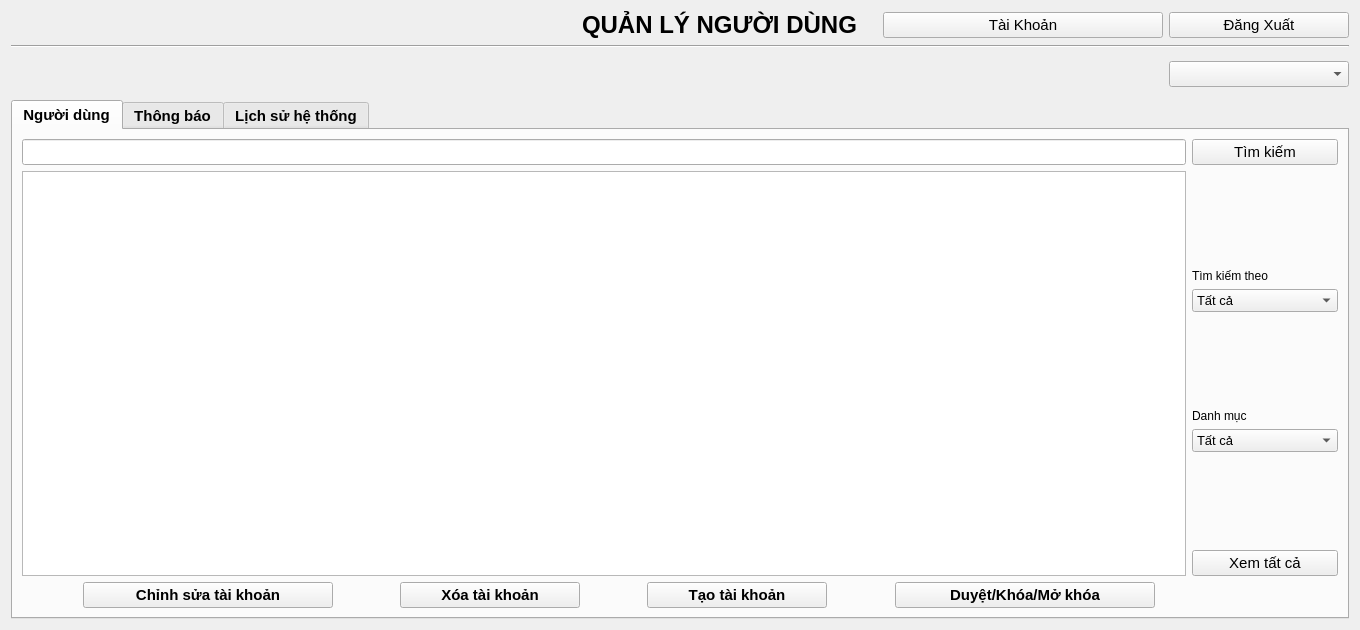
<?xml version="1.0" encoding="UTF-8"?>
<ui version="4.0">
 <class>UserManagerForm</class>
 <widget class="QWidget" name="UserManagerForm">
  <property name="geometry">
   <rect>
    <x>0</x>
    <y>0</y>
    <width>1360</width>
    <height>630</height>
   </rect>
  </property>
  <property name="minimumSize">
   <size>
    <width>1360</width>
    <height>630</height>
   </size>
  </property>
  <property name="windowTitle">
   <string>LibPro: Quản lý người dùng</string>
  </property>
  <layout class="QVBoxLayout" name="verticalLayout">
   <item>
    <layout class="QVBoxLayout" name="verticalLayout_5">
     <item>
      <layout class="QGridLayout" name="gridLayout_2">
       <item row="0" column="1">
        <spacer name="horizontalSpacer_10">
         <property name="orientation">
          <enum>Qt::Horizontal</enum>
         </property>
         <property name="sizeHint" stdset="0">
          <size>
           <width>40</width>
           <height>20</height>
          </size>
         </property>
        </spacer>
       </item>
       <item row="2" column="1">
        <spacer name="horizontalSpacer_11">
         <property name="orientation">
          <enum>Qt::Horizontal</enum>
         </property>
         <property name="sizeHint" stdset="0">
          <size>
           <width>40</width>
           <height>20</height>
          </size>
         </property>
        </spacer>
       </item>
       <item row="0" column="3">
        <widget class="QPushButton" name="user">
         <property name="sizePolicy">
          <sizepolicy hsizetype="Preferred" vsizetype="Fixed">
           <horstretch>0</horstretch>
           <verstretch>0</verstretch>
          </sizepolicy>
         </property>
         <property name="font">
          <font>
           <pointsize>11</pointsize>
          </font>
         </property>
         <property name="text">
          <string>Tài Khoản</string>
         </property>
         <property name="icon">
          <iconset resource="res.qrc">
           <normaloff>:/images/user.png</normaloff>:/images/user.png</iconset>
         </property>
         <property name="iconSize">
          <size>
           <width>24</width>
           <height>24</height>
          </size>
         </property>
        </widget>
       </item>
       <item row="0" column="2">
        <widget class="QLabel" name="label_2">
         <property name="font">
          <font>
           <pointsize>18</pointsize>
           <weight>75</weight>
           <bold>true</bold>
          </font>
         </property>
         <property name="text">
          <string>QUẢN LÝ NGƯỜI DÙNG   </string>
         </property>
        </widget>
       </item>
       <item row="0" column="4">
        <widget class="QPushButton" name="logoutForm">
         <property name="sizePolicy">
          <sizepolicy hsizetype="Fixed" vsizetype="Fixed">
           <horstretch>0</horstretch>
           <verstretch>0</verstretch>
          </sizepolicy>
         </property>
         <property name="minimumSize">
          <size>
           <width>180</width>
           <height>0</height>
          </size>
         </property>
         <property name="font">
          <font>
           <pointsize>11</pointsize>
          </font>
         </property>
         <property name="text">
          <string>Đăng Xuất</string>
         </property>
         <property name="icon">
          <iconset resource="res.qrc">
           <normaloff>:/images/signout.png</normaloff>:/images/signout.png</iconset>
         </property>
         <property name="iconSize">
          <size>
           <width>24</width>
           <height>24</height>
          </size>
         </property>
        </widget>
       </item>
       <item row="1" column="0" colspan="5">
        <widget class="Line" name="line">
         <property name="orientation">
          <enum>Qt::Horizontal</enum>
         </property>
        </widget>
       </item>
       <item row="2" column="0" rowspan="2">
        <spacer name="horizontalSpacer_12">
         <property name="orientation">
          <enum>Qt::Horizontal</enum>
         </property>
         <property name="sizeHint" stdset="0">
          <size>
           <width>168</width>
           <height>20</height>
          </size>
         </property>
        </spacer>
       </item>
       <item row="2" column="2" rowspan="2">
        <spacer name="horizontalSpacer_13">
         <property name="orientation">
          <enum>Qt::Horizontal</enum>
         </property>
         <property name="sizeHint" stdset="0">
          <size>
           <width>108</width>
           <height>20</height>
          </size>
         </property>
        </spacer>
       </item>
       <item row="2" column="4" rowspan="2">
        <widget class="QComboBox" name="roleComboBox">
         <property name="sizePolicy">
          <sizepolicy hsizetype="Fixed" vsizetype="Fixed">
           <horstretch>0</horstretch>
           <verstretch>0</verstretch>
          </sizepolicy>
         </property>
         <property name="minimumSize">
          <size>
           <width>180</width>
           <height>0</height>
          </size>
         </property>
         <property name="font">
          <font>
           <pointsize>11</pointsize>
          </font>
         </property>
         <property name="styleSheet">
          <string notr="true">#roleComboBox{
text-align : center;
}</string>
         </property>
        </widget>
       </item>
       <item row="3" column="3">
        <widget class="QLabel" name="label_3">
         <property name="text">
          <string/>
         </property>
        </widget>
       </item>
       <item row="0" column="0">
        <spacer name="horizontalSpacer_14">
         <property name="orientation">
          <enum>Qt::Horizontal</enum>
         </property>
         <property name="sizeHint" stdset="0">
          <size>
           <width>168</width>
           <height>20</height>
          </size>
         </property>
        </spacer>
       </item>
       <item row="2" column="3">
        <spacer name="horizontalSpacer_15">
         <property name="orientation">
          <enum>Qt::Horizontal</enum>
         </property>
         <property name="sizeHint" stdset="0">
          <size>
           <width>40</width>
           <height>20</height>
          </size>
         </property>
        </spacer>
       </item>
      </layout>
     </item>
     <item>
      <widget class="QTabWidget" name="tabWidget">
       <property name="font">
        <font>
         <pointsize>11</pointsize>
         <weight>75</weight>
         <bold>true</bold>
        </font>
       </property>
       <property name="tabShape">
        <enum>QTabWidget::Rounded</enum>
       </property>
       <property name="currentIndex">
        <number>0</number>
       </property>
       <property name="iconSize">
        <size>
         <width>32</width>
         <height>32</height>
        </size>
       </property>
       <widget class="QWidget" name="tab">
        <attribute name="icon">
         <iconset resource="res.qrc">
          <normaloff>:/images/user.png</normaloff>:/images/user.png</iconset>
        </attribute>
        <attribute name="title">
         <string>Người dùng</string>
        </attribute>
        <layout class="QVBoxLayout" name="verticalLayout_4">
         <item>
          <layout class="QVBoxLayout" name="verticalLayout_3">
           <item>
            <layout class="QGridLayout" name="gridLayout">
             <item row="1" column="1">
              <spacer name="verticalSpacer_2">
               <property name="orientation">
                <enum>Qt::Vertical</enum>
               </property>
               <property name="sizeHint" stdset="0">
                <size>
                 <width>20</width>
                 <height>40</height>
                </size>
               </property>
              </spacer>
             </item>
             <item row="4" column="1">
              <spacer name="verticalSpacer">
               <property name="orientation">
                <enum>Qt::Vertical</enum>
               </property>
               <property name="sizeHint" stdset="0">
                <size>
                 <width>20</width>
                 <height>40</height>
                </size>
               </property>
              </spacer>
             </item>
             <item row="1" column="0" rowspan="8">
              <widget class="QTableView" name="userTableView"/>
             </item>
             <item row="5" column="1">
              <widget class="QLabel" name="label_7">
               <property name="font">
                <font>
                 <pointsize>9</pointsize>
                 <weight>50</weight>
                 <bold>false</bold>
                </font>
               </property>
               <property name="text">
                <string>Danh mục</string>
               </property>
              </widget>
             </item>
             <item row="0" column="1">
              <widget class="QPushButton" name="searchUserButton">
               <property name="font">
                <font>
                 <pointsize>11</pointsize>
                 <weight>50</weight>
                 <bold>false</bold>
                </font>
               </property>
               <property name="text">
                <string>Tìm kiếm</string>
               </property>
               <property name="icon">
                <iconset resource="res.qrc">
                 <normaloff>:/images/search.png</normaloff>:/images/search.png</iconset>
               </property>
               <property name="iconSize">
                <size>
                 <width>24</width>
                 <height>24</height>
                </size>
               </property>
              </widget>
             </item>
             <item row="2" column="1">
              <widget class="QLabel" name="label">
               <property name="font">
                <font>
                 <pointsize>9</pointsize>
                 <weight>50</weight>
                 <bold>false</bold>
                </font>
               </property>
               <property name="text">
                <string>Tìm kiếm theo</string>
               </property>
              </widget>
             </item>
             <item row="3" column="1">
              <widget class="QComboBox" name="searchComboBox">
               <property name="font">
                <font>
                 <pointsize>10</pointsize>
                 <weight>50</weight>
                 <bold>false</bold>
                </font>
               </property>
               <item>
                <property name="text">
                 <string>Tất cả</string>
                </property>
               </item>
               <item>
                <property name="text">
                 <string>userName</string>
                </property>
               </item>
               <item>
                <property name="text">
                 <string>Họ Tên</string>
                </property>
               </item>
               <item>
                <property name="text">
                 <string>CMND</string>
                </property>
               </item>
               <item>
                <property name="text">
                 <string>MSSV/GV</string>
                </property>
               </item>
               <item>
                <property name="text">
                 <string>Khoa</string>
                </property>
               </item>
               <item>
                <property name="text">
                 <string>Thông tin</string>
                </property>
               </item>
               <item>
                <property name="text">
                 <string>Email</string>
                </property>
               </item>
               <item>
                <property name="text">
                 <string>Số điện thoại</string>
                </property>
               </item>
              </widget>
             </item>
             <item row="8" column="1">
              <widget class="QPushButton" name="viewAllButton">
               <property name="font">
                <font>
                 <pointsize>11</pointsize>
                 <weight>50</weight>
                 <bold>false</bold>
                </font>
               </property>
               <property name="text">
                <string>Xem tất cả</string>
               </property>
              </widget>
             </item>
             <item row="0" column="0">
              <widget class="QLineEdit" name="searchUserEdit">
               <property name="font">
                <font>
                 <pointsize>11</pointsize>
                </font>
               </property>
               <property name="text">
                <string/>
               </property>
              </widget>
             </item>
             <item row="6" column="1">
              <widget class="QComboBox" name="typeComboBox">
               <property name="font">
                <font>
                 <pointsize>10</pointsize>
                 <weight>50</weight>
                 <bold>false</bold>
                </font>
               </property>
               <item>
                <property name="text">
                 <string>Tất cả</string>
                </property>
               </item>
               <item>
                <property name="text">
                 <string>Chờ tạo</string>
                </property>
               </item>
               <item>
                <property name="text">
                 <string>Hoạt động</string>
                </property>
               </item>
               <item>
                <property name="text">
                 <string>Bị khóa</string>
                </property>
               </item>
               <item>
                <property name="text">
                 <string>Độc giả</string>
                </property>
               </item>
               <item>
                <property name="text">
                 <string>Thủ thư</string>
                </property>
               </item>
               <item>
                <property name="text">
                 <string>Quản lý người dùng</string>
                </property>
               </item>
               <item>
                <property name="text">
                 <string>SV</string>
                </property>
               </item>
               <item>
                <property name="text">
                 <string>GV</string>
                </property>
               </item>
               <item>
                <property name="text">
                 <string>CNVC</string>
                </property>
               </item>
              </widget>
             </item>
             <item row="7" column="1">
              <spacer name="verticalSpacer_3">
               <property name="orientation">
                <enum>Qt::Vertical</enum>
               </property>
               <property name="sizeHint" stdset="0">
                <size>
                 <width>20</width>
                 <height>40</height>
                </size>
               </property>
              </spacer>
             </item>
            </layout>
           </item>
           <item>
            <layout class="QHBoxLayout" name="horizontalLayout_2">
             <item>
              <spacer name="horizontalSpacer_5">
               <property name="orientation">
                <enum>Qt::Horizontal</enum>
               </property>
               <property name="sizeHint" stdset="0">
                <size>
                 <width>40</width>
                 <height>20</height>
                </size>
               </property>
              </spacer>
             </item>
             <item>
              <widget class="QPushButton" name="editUserButton">
               <property name="sizePolicy">
                <sizepolicy hsizetype="Expanding" vsizetype="Fixed">
                 <horstretch>0</horstretch>
                 <verstretch>0</verstretch>
                </sizepolicy>
               </property>
               <property name="minimumSize">
                <size>
                 <width>250</width>
                 <height>0</height>
                </size>
               </property>
               <property name="font">
                <font>
                 <pointsize>11</pointsize>
                </font>
               </property>
               <property name="text">
                <string>Chỉnh sửa tài khoản</string>
               </property>
               <property name="icon">
                <iconset resource="res.qrc">
                 <normaloff>:/images/editUser.ico</normaloff>:/images/editUser.ico</iconset>
               </property>
               <property name="iconSize">
                <size>
                 <width>32</width>
                 <height>32</height>
                </size>
               </property>
              </widget>
             </item>
             <item>
              <spacer name="horizontalSpacer_6">
               <property name="orientation">
                <enum>Qt::Horizontal</enum>
               </property>
               <property name="sizeHint" stdset="0">
                <size>
                 <width>40</width>
                 <height>20</height>
                </size>
               </property>
              </spacer>
             </item>
             <item>
              <widget class="QPushButton" name="deleteUserButton">
               <property name="sizePolicy">
                <sizepolicy hsizetype="Expanding" vsizetype="Fixed">
                 <horstretch>0</horstretch>
                 <verstretch>0</verstretch>
                </sizepolicy>
               </property>
               <property name="minimumSize">
                <size>
                 <width>180</width>
                 <height>0</height>
                </size>
               </property>
               <property name="font">
                <font>
                 <pointsize>11</pointsize>
                </font>
               </property>
               <property name="text">
                <string>Xóa tài khoản</string>
               </property>
               <property name="icon">
                <iconset resource="res.qrc">
                 <normaloff>:/images/deleteUser.ico</normaloff>:/images/deleteUser.ico</iconset>
               </property>
               <property name="iconSize">
                <size>
                 <width>32</width>
                 <height>32</height>
                </size>
               </property>
              </widget>
             </item>
             <item>
              <spacer name="horizontalSpacer_7">
               <property name="orientation">
                <enum>Qt::Horizontal</enum>
               </property>
               <property name="sizeHint" stdset="0">
                <size>
                 <width>40</width>
                 <height>20</height>
                </size>
               </property>
              </spacer>
             </item>
             <item>
              <widget class="QPushButton" name="createUserButton">
               <property name="sizePolicy">
                <sizepolicy hsizetype="Expanding" vsizetype="Fixed">
                 <horstretch>0</horstretch>
                 <verstretch>0</verstretch>
                </sizepolicy>
               </property>
               <property name="minimumSize">
                <size>
                 <width>180</width>
                 <height>0</height>
                </size>
               </property>
               <property name="font">
                <font>
                 <pointsize>11</pointsize>
                </font>
               </property>
               <property name="text">
                <string>Tạo tài khoản</string>
               </property>
               <property name="icon">
                <iconset resource="res.qrc">
                 <normaloff>:/images/addUser.ico</normaloff>:/images/addUser.ico</iconset>
               </property>
               <property name="iconSize">
                <size>
                 <width>32</width>
                 <height>32</height>
                </size>
               </property>
              </widget>
             </item>
             <item>
              <spacer name="horizontalSpacer_8">
               <property name="orientation">
                <enum>Qt::Horizontal</enum>
               </property>
               <property name="sizeHint" stdset="0">
                <size>
                 <width>40</width>
                 <height>20</height>
                </size>
               </property>
              </spacer>
             </item>
             <item>
              <widget class="QPushButton" name="lockButton">
               <property name="sizePolicy">
                <sizepolicy hsizetype="Expanding" vsizetype="Fixed">
                 <horstretch>0</horstretch>
                 <verstretch>0</verstretch>
                </sizepolicy>
               </property>
               <property name="minimumSize">
                <size>
                 <width>260</width>
                 <height>0</height>
                </size>
               </property>
               <property name="font">
                <font>
                 <pointsize>11</pointsize>
                </font>
               </property>
               <property name="text">
                <string>Duyệt/Khóa/Mở khóa</string>
               </property>
               <property name="icon">
                <iconset resource="res.qrc">
                 <normaloff>:/images/user_lock.png</normaloff>:/images/user_lock.png</iconset>
               </property>
               <property name="iconSize">
                <size>
                 <width>32</width>
                 <height>32</height>
                </size>
               </property>
              </widget>
             </item>
             <item>
              <spacer name="horizontalSpacer">
               <property name="orientation">
                <enum>Qt::Horizontal</enum>
               </property>
               <property name="sizeHint" stdset="0">
                <size>
                 <width>40</width>
                 <height>20</height>
                </size>
               </property>
              </spacer>
             </item>
             <item>
              <spacer name="horizontalSpacer_16">
               <property name="orientation">
                <enum>Qt::Horizontal</enum>
               </property>
               <property name="sizeHint" stdset="0">
                <size>
                 <width>40</width>
                 <height>20</height>
                </size>
               </property>
              </spacer>
             </item>
             <item>
              <spacer name="horizontalSpacer_9">
               <property name="orientation">
                <enum>Qt::Horizontal</enum>
               </property>
               <property name="sizeHint" stdset="0">
                <size>
                 <width>40</width>
                 <height>20</height>
                </size>
               </property>
              </spacer>
             </item>
            </layout>
           </item>
          </layout>
         </item>
        </layout>
       </widget>
       <widget class="QWidget" name="tab_4">
        <attribute name="icon">
         <iconset resource="res.qrc">
          <normaloff>:/images/mail.png</normaloff>:/images/mail.png</iconset>
        </attribute>
        <attribute name="title">
         <string>Thông báo</string>
        </attribute>
        <layout class="QVBoxLayout" name="verticalLayout_2">
         <item>
          <layout class="QVBoxLayout" name="verticalLayout_10">
           <item>
            <layout class="QGridLayout" name="gridLayout_4">
             <item row="0" column="0" colspan="2">
              <layout class="QHBoxLayout" name="horizontalLayout_4">
               <item>
                <widget class="QLineEdit" name="searchNotiBox">
                 <property name="sizePolicy">
                  <sizepolicy hsizetype="Expanding" vsizetype="Fixed">
                   <horstretch>0</horstretch>
                   <verstretch>0</verstretch>
                  </sizepolicy>
                 </property>
                 <property name="minimumSize">
                  <size>
                   <width>0</width>
                   <height>30</height>
                  </size>
                 </property>
                 <property name="maximumSize">
                  <size>
                   <width>16777215</width>
                   <height>30</height>
                  </size>
                 </property>
                 <property name="font">
                  <font>
                   <pointsize>11</pointsize>
                  </font>
                 </property>
                 <property name="text">
                  <string/>
                 </property>
                </widget>
               </item>
               <item>
                <widget class="QPushButton" name="searchNotiButton">
                 <property name="sizePolicy">
                  <sizepolicy hsizetype="Fixed" vsizetype="Fixed">
                   <horstretch>0</horstretch>
                   <verstretch>0</verstretch>
                  </sizepolicy>
                 </property>
                 <property name="minimumSize">
                  <size>
                   <width>180</width>
                   <height>30</height>
                  </size>
                 </property>
                 <property name="maximumSize">
                  <size>
                   <width>180</width>
                   <height>30</height>
                  </size>
                 </property>
                 <property name="font">
                  <font>
                   <pointsize>11</pointsize>
                  </font>
                 </property>
                 <property name="text">
                  <string>Tìm kiếm</string>
                 </property>
                 <property name="icon">
                  <iconset resource="res.qrc">
                   <normaloff>:/images/search.png</normaloff>:/images/search.png</iconset>
                 </property>
                 <property name="iconSize">
                  <size>
                   <width>24</width>
                   <height>24</height>
                  </size>
                 </property>
                </widget>
               </item>
              </layout>
             </item>
             <item row="1" column="0">
              <widget class="QTableView" name="notiTableView"/>
             </item>
             <item row="1" column="1">
              <layout class="QVBoxLayout" name="verticalLayout_9">
               <item>
                <spacer name="verticalSpacer_10">
                 <property name="orientation">
                  <enum>Qt::Vertical</enum>
                 </property>
                 <property name="sizeHint" stdset="0">
                  <size>
                   <width>20</width>
                   <height>40</height>
                  </size>
                 </property>
                </spacer>
               </item>
               <item>
                <widget class="QLabel" name="label_14">
                 <property name="sizePolicy">
                  <sizepolicy hsizetype="Fixed" vsizetype="Preferred">
                   <horstretch>0</horstretch>
                   <verstretch>0</verstretch>
                  </sizepolicy>
                 </property>
                 <property name="minimumSize">
                  <size>
                   <width>180</width>
                   <height>0</height>
                  </size>
                 </property>
                 <property name="maximumSize">
                  <size>
                   <width>180</width>
                   <height>16777215</height>
                  </size>
                 </property>
                 <property name="font">
                  <font>
                   <pointsize>9</pointsize>
                   <weight>50</weight>
                   <bold>false</bold>
                  </font>
                 </property>
                 <property name="text">
                  <string>Danh mục</string>
                 </property>
                </widget>
               </item>
               <item>
                <widget class="QComboBox" name="typeNotiComboBox">
                 <property name="sizePolicy">
                  <sizepolicy hsizetype="Fixed" vsizetype="Fixed">
                   <horstretch>0</horstretch>
                   <verstretch>0</verstretch>
                  </sizepolicy>
                 </property>
                 <property name="minimumSize">
                  <size>
                   <width>180</width>
                   <height>0</height>
                  </size>
                 </property>
                 <property name="maximumSize">
                  <size>
                   <width>180</width>
                   <height>16777215</height>
                  </size>
                 </property>
                 <property name="font">
                  <font>
                   <pointsize>11</pointsize>
                   <weight>50</weight>
                   <bold>false</bold>
                  </font>
                 </property>
                 <item>
                  <property name="text">
                   <string>Tất cả</string>
                  </property>
                 </item>
                 <item>
                  <property name="text">
                   <string>Chưa đọc</string>
                  </property>
                 </item>
                 <item>
                  <property name="text">
                   <string>Đã đọc</string>
                  </property>
                 </item>
                 <item>
                  <property name="text">
                   <string>Yêu cầu hỗ trợ</string>
                  </property>
                 </item>
                 <item>
                  <property name="text">
                   <string>Góp ý</string>
                  </property>
                 </item>
                </widget>
               </item>
               <item>
                <spacer name="verticalSpacer_9">
                 <property name="orientation">
                  <enum>Qt::Vertical</enum>
                 </property>
                 <property name="sizeHint" stdset="0">
                  <size>
                   <width>20</width>
                   <height>40</height>
                  </size>
                 </property>
                </spacer>
               </item>
              </layout>
             </item>
            </layout>
           </item>
           <item>
            <layout class="QHBoxLayout" name="horizontalLayout_5">
             <item>
              <spacer name="horizontalSpacer_17">
               <property name="orientation">
                <enum>Qt::Horizontal</enum>
               </property>
               <property name="sizeHint" stdset="0">
                <size>
                 <width>40</width>
                 <height>20</height>
                </size>
               </property>
              </spacer>
             </item>
             <item>
              <widget class="QPushButton" name="editNotiButton">
               <property name="sizePolicy">
                <sizepolicy hsizetype="Expanding" vsizetype="Fixed">
                 <horstretch>0</horstretch>
                 <verstretch>0</verstretch>
                </sizepolicy>
               </property>
               <property name="minimumSize">
                <size>
                 <width>300</width>
                 <height>0</height>
                </size>
               </property>
               <property name="font">
                <font>
                 <pointsize>11</pointsize>
                 <weight>75</weight>
                 <bold>true</bold>
                </font>
               </property>
               <property name="text">
                <string>Xem/ Chỉnh sửa thông báo</string>
               </property>
               <property name="icon">
                <iconset resource="res.qrc">
                 <normaloff>:/images/mail check.png</normaloff>:/images/mail check.png</iconset>
               </property>
               <property name="iconSize">
                <size>
                 <width>38</width>
                 <height>38</height>
                </size>
               </property>
              </widget>
             </item>
             <item>
              <spacer name="horizontalSpacer_18">
               <property name="orientation">
                <enum>Qt::Horizontal</enum>
               </property>
               <property name="sizeHint" stdset="0">
                <size>
                 <width>40</width>
                 <height>20</height>
                </size>
               </property>
              </spacer>
             </item>
             <item>
              <widget class="QPushButton" name="sendNotiButton">
               <property name="sizePolicy">
                <sizepolicy hsizetype="Expanding" vsizetype="Fixed">
                 <horstretch>0</horstretch>
                 <verstretch>0</verstretch>
                </sizepolicy>
               </property>
               <property name="minimumSize">
                <size>
                 <width>200</width>
                 <height>0</height>
                </size>
               </property>
               <property name="font">
                <font>
                 <pointsize>11</pointsize>
                 <weight>75</weight>
                 <bold>true</bold>
                </font>
               </property>
               <property name="text">
                <string>Gửi thông báo</string>
               </property>
               <property name="icon">
                <iconset resource="res.qrc">
                 <normaloff>:/images/mail send.png</normaloff>:/images/mail send.png</iconset>
               </property>
               <property name="iconSize">
                <size>
                 <width>38</width>
                 <height>38</height>
                </size>
               </property>
              </widget>
             </item>
             <item>
              <spacer name="horizontalSpacer_19">
               <property name="orientation">
                <enum>Qt::Horizontal</enum>
               </property>
               <property name="sizeHint" stdset="0">
                <size>
                 <width>40</width>
                 <height>20</height>
                </size>
               </property>
              </spacer>
             </item>
             <item>
              <widget class="QPushButton" name="deleteNotiButton">
               <property name="minimumSize">
                <size>
                 <width>200</width>
                 <height>0</height>
                </size>
               </property>
               <property name="font">
                <font>
                 <pointsize>11</pointsize>
                 <weight>75</weight>
                 <bold>true</bold>
                </font>
               </property>
               <property name="text">
                <string>Xóa thông báo</string>
               </property>
               <property name="icon">
                <iconset resource="res.qrc">
                 <normaloff>:/images/mail delete.png</normaloff>:/images/mail delete.png</iconset>
               </property>
               <property name="iconSize">
                <size>
                 <width>38</width>
                 <height>38</height>
                </size>
               </property>
              </widget>
             </item>
             <item>
              <spacer name="horizontalSpacer_20">
               <property name="orientation">
                <enum>Qt::Horizontal</enum>
               </property>
               <property name="sizeHint" stdset="0">
                <size>
                 <width>40</width>
                 <height>20</height>
                </size>
               </property>
              </spacer>
             </item>
             <item>
              <spacer name="horizontalSpacer_21">
               <property name="orientation">
                <enum>Qt::Horizontal</enum>
               </property>
               <property name="sizeHint" stdset="0">
                <size>
                 <width>40</width>
                 <height>20</height>
                </size>
               </property>
              </spacer>
             </item>
            </layout>
           </item>
          </layout>
         </item>
        </layout>
       </widget>
       <widget class="QWidget" name="tab_2">
        <attribute name="icon">
         <iconset resource="res.qrc">
          <normaloff>:/images/history.png</normaloff>:/images/history.png</iconset>
        </attribute>
        <attribute name="title">
         <string>Lịch sử hệ thống</string>
        </attribute>
        <layout class="QVBoxLayout" name="verticalLayout_6">
         <item>
          <widget class="QTableView" name="historyTableView"/>
         </item>
         <item>
          <widget class="QPushButton" name="pushButton">
           <property name="minimumSize">
            <size>
             <width>0</width>
             <height>35</height>
            </size>
           </property>
           <property name="text">
            <string>Xóa lịch sử</string>
           </property>
           <property name="icon">
            <iconset resource="res.qrc">
             <normaloff>:/images/exit.png</normaloff>:/images/exit.png</iconset>
           </property>
           <property name="iconSize">
            <size>
             <width>28</width>
             <height>28</height>
            </size>
           </property>
          </widget>
         </item>
        </layout>
       </widget>
      </widget>
     </item>
    </layout>
   </item>
  </layout>
 </widget>
 <resources>
  <include location="res.qrc"/>
 </resources>
 <connections/>
</ui>
